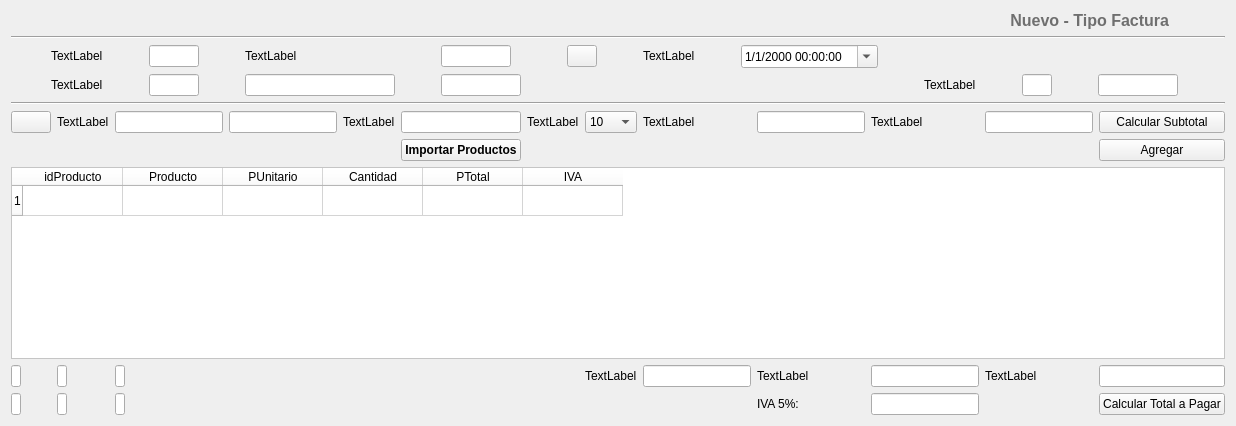
  <widget class="QWidget" name="centralwidget">
   <layout class="QVBoxLayout" name="verticalLayout_2">
    <item>
     <layout class="QVBoxLayout" name="verticalLayout">
      <item>
       <layout class="QHBoxLayout" name="horizontalLayout">
        <item>
         <widget class="QLabel" name="lb_titulo">
          <property name="sizePolicy">
           <sizepolicy hsizetype="Preferred" vsizetype="Fixed">
            <horstretch>0</horstretch>
            <verstretch>0</verstretch>
           </sizepolicy>
          </property>
          <property name="text">
           <string>&lt;html&gt;&lt;head/&gt;&lt;body&gt;&lt;p&gt;&lt;span style=&quot; font-size:12pt; font-weight:600; color:#6f6f6f;&quot;&gt;Nuevo - Tipo Factura&lt;/span&gt;&lt;/p&gt;&lt;/body&gt;&lt;/html&gt;</string>
          </property>
          <property name="alignment">
           <set>Qt::AlignRight|Qt::AlignTrailing|Qt::AlignVCenter</set>
          </property>
         </widget>
        </item>
        <item>
         <widget class="QLabel" name="label_2">
          <property name="sizePolicy">
           <sizepolicy hsizetype="Preferred" vsizetype="Fixed">
            <horstretch>0</horstretch>
            <verstretch>0</verstretch>
           </sizepolicy>
          </property>
          <property name="maximumSize">
           <size>
            <width>50</width>
            <height>50</height>
           </size>
          </property>
          <property name="text">
           <string/>
          </property>
          <property name="pixmap">
           <pixmap>iconos/3592812-document-general-letter-note-office-page-paper_107779.png</pixmap>
          </property>
          <property name="scaledContents">
           <bool>true</bool>
          </property>
         </widget>
        </item>
       </layout>
      </item>
      <item>
       <widget class="Line" name="line">
        <property name="orientation">
         <enum>Qt::Horizontal</enum>
        </property>
       </widget>
      </item>
     </layout>
    </item>
    <item>
     <layout class="QVBoxLayout" name="verticalLayout_8">
      <item>
       <layout class="QGridLayout" name="gridLayout_3">
        <item row="1" column="2">
         <widget class="QLineEdit" name="lineEdit_4">
          <property name="sizePolicy">
           <sizepolicy hsizetype="Fixed" vsizetype="Fixed">
            <horstretch>0</horstretch>
            <verstretch>0</verstretch>
           </sizepolicy>
          </property>
          <property name="minimumSize">
           <size>
            <width>50</width>
            <height>0</height>
           </size>
          </property>
          <property name="maximumSize">
           <size>
            <width>50</width>
            <height>16777215</height>
           </size>
          </property>
          <property name="layoutDirection">
           <enum>Qt::LeftToRight</enum>
          </property>
         </widget>
        </item>
        <item row="0" column="6">
         <widget class="QLabel" name="label_5">
          <property name="sizePolicy">
           <sizepolicy hsizetype="Fixed" vsizetype="Fixed">
            <horstretch>0</horstretch>
            <verstretch>0</verstretch>
           </sizepolicy>
          </property>
          <property name="layoutDirection">
           <enum>Qt::RightToLeft</enum>
          </property>
          <property name="text">
           <string>TextLabel</string>
          </property>
         </widget>
        </item>
        <item row="1" column="8">
         <widget class="QLabel" name="label_9">
          <property name="sizePolicy">
           <sizepolicy hsizetype="Fixed" vsizetype="Fixed">
            <horstretch>0</horstretch>
            <verstretch>0</verstretch>
           </sizepolicy>
          </property>
          <property name="text">
           <string>TextLabel</string>
          </property>
         </widget>
        </item>
        <item row="1" column="10">
         <widget class="QLineEdit" name="lineEdit_11">
          <property name="sizePolicy">
           <sizepolicy hsizetype="Fixed" vsizetype="Fixed">
            <horstretch>0</horstretch>
            <verstretch>0</verstretch>
           </sizepolicy>
          </property>
          <property name="minimumSize">
           <size>
            <width>80</width>
            <height>0</height>
           </size>
          </property>
          <property name="maximumSize">
           <size>
            <width>80</width>
            <height>16777215</height>
           </size>
          </property>
         </widget>
        </item>
        <item row="0" column="7">
         <widget class="QDateTimeEdit" name="dateTimeEdit">
          <property name="sizePolicy">
           <sizepolicy hsizetype="Fixed" vsizetype="Fixed">
            <horstretch>0</horstretch>
            <verstretch>0</verstretch>
           </sizepolicy>
          </property>
          <property name="readOnly">
           <bool>false</bool>
          </property>
          <property name="displayFormat">
           <string>d/M/yyyy HH:mm:ss</string>
          </property>
          <property name="calendarPopup">
           <bool>true</bool>
          </property>
         </widget>
        </item>
        <item row="0" column="4">
         <widget class="QLineEdit" name="lineEdit_3">
          <property name="sizePolicy">
           <sizepolicy hsizetype="Fixed" vsizetype="Fixed">
            <horstretch>0</horstretch>
            <verstretch>0</verstretch>
           </sizepolicy>
          </property>
          <property name="minimumSize">
           <size>
            <width>70</width>
            <height>0</height>
           </size>
          </property>
          <property name="maximumSize">
           <size>
            <width>70</width>
            <height>16777215</height>
           </size>
          </property>
         </widget>
        </item>
        <item row="0" column="1">
         <widget class="QLabel" name="label">
          <property name="sizePolicy">
           <sizepolicy hsizetype="Fixed" vsizetype="Fixed">
            <horstretch>0</horstretch>
            <verstretch>0</verstretch>
           </sizepolicy>
          </property>
          <property name="text">
           <string>TextLabel</string>
          </property>
         </widget>
        </item>
        <item row="0" column="3">
         <widget class="QLabel" name="label_4">
          <property name="sizePolicy">
           <sizepolicy hsizetype="Fixed" vsizetype="Fixed">
            <horstretch>0</horstretch>
            <verstretch>0</verstretch>
           </sizepolicy>
          </property>
          <property name="text">
           <string>TextLabel</string>
          </property>
         </widget>
        </item>
        <item row="0" column="2">
         <widget class="QLineEdit" name="lineEdit">
          <property name="sizePolicy">
           <sizepolicy hsizetype="Fixed" vsizetype="Fixed">
            <horstretch>0</horstretch>
            <verstretch>0</verstretch>
           </sizepolicy>
          </property>
          <property name="minimumSize">
           <size>
            <width>50</width>
            <height>0</height>
           </size>
          </property>
          <property name="maximumSize">
           <size>
            <width>50</width>
            <height>16777215</height>
           </size>
          </property>
         </widget>
        </item>
        <item row="1" column="9">
         <widget class="QLineEdit" name="lineEdit_19">
          <property name="sizePolicy">
           <sizepolicy hsizetype="Fixed" vsizetype="Fixed">
            <horstretch>0</horstretch>
            <verstretch>0</verstretch>
           </sizepolicy>
          </property>
          <property name="minimumSize">
           <size>
            <width>30</width>
            <height>0</height>
           </size>
          </property>
          <property name="maximumSize">
           <size>
            <width>30</width>
            <height>16777215</height>
           </size>
          </property>
         </widget>
        </item>
        <item row="1" column="3">
         <widget class="QLineEdit" name="lineEdit_5">
          <property name="sizePolicy">
           <sizepolicy hsizetype="Fixed" vsizetype="Fixed">
            <horstretch>0</horstretch>
            <verstretch>0</verstretch>
           </sizepolicy>
          </property>
          <property name="minimumSize">
           <size>
            <width>150</width>
            <height>0</height>
           </size>
          </property>
          <property name="maximumSize">
           <size>
            <width>150</width>
            <height>16777215</height>
           </size>
          </property>
          <property name="layoutDirection">
           <enum>Qt::LeftToRight</enum>
          </property>
         </widget>
        </item>
        <item row="1" column="4">
         <widget class="QLineEdit" name="lineEdit_6">
          <property name="sizePolicy">
           <sizepolicy hsizetype="Fixed" vsizetype="Fixed">
            <horstretch>0</horstretch>
            <verstretch>0</verstretch>
           </sizepolicy>
          </property>
          <property name="minimumSize">
           <size>
            <width>80</width>
            <height>0</height>
           </size>
          </property>
          <property name="maximumSize">
           <size>
            <width>80</width>
            <height>16777215</height>
           </size>
          </property>
          <property name="layoutDirection">
           <enum>Qt::LeftToRight</enum>
          </property>
         </widget>
        </item>
        <item row="0" column="5">
         <widget class="QPushButton" name="pushButton">
          <property name="sizePolicy">
           <sizepolicy hsizetype="Fixed" vsizetype="Fixed">
            <horstretch>0</horstretch>
            <verstretch>0</verstretch>
           </sizepolicy>
          </property>
          <property name="minimumSize">
           <size>
            <width>30</width>
            <height>0</height>
           </size>
          </property>
          <property name="maximumSize">
           <size>
            <width>30</width>
            <height>16777215</height>
           </size>
          </property>
          <property name="layoutDirection">
           <enum>Qt::LeftToRight</enum>
          </property>
          <property name="text">
           <string/>
          </property>
          <property name="icon">
           <iconset>
            <normaloff>iconos/file-search_114412.png</normaloff>iconos/file-search_114412.png</iconset>
          </property>
         </widget>
        </item>
        <item row="1" column="1">
         <widget class="QLabel" name="label_6">
          <property name="sizePolicy">
           <sizepolicy hsizetype="Fixed" vsizetype="Fixed">
            <horstretch>0</horstretch>
            <verstretch>0</verstretch>
           </sizepolicy>
          </property>
          <property name="text">
           <string>TextLabel</string>
          </property>
         </widget>
        </item>
       </layout>
      </item>
     </layout>
    </item>
    <item>
     <widget class="Line" name="line_2">
      <property name="orientation">
       <enum>Qt::Horizontal</enum>
      </property>
     </widget>
    </item>
    <item>
     <layout class="QGridLayout" name="gridLayout">
      <item row="3" column="0">
       <widget class="QLineEdit" name="lineEdit_22">
        <property name="sizePolicy">
         <sizepolicy hsizetype="Fixed" vsizetype="Fixed">
          <horstretch>0</horstretch>
          <verstretch>0</verstretch>
         </sizepolicy>
        </property>
        <property name="minimumSize">
         <size>
          <width>10</width>
          <height>0</height>
         </size>
        </property>
        <property name="maximumSize">
         <size>
          <width>10</width>
          <height>16777215</height>
         </size>
        </property>
        <property name="readOnly">
         <bool>true</bool>
        </property>
       </widget>
      </item>
      <item row="0" column="1">
       <widget class="QLabel" name="label_10">
        <property name="text">
         <string>TextLabel</string>
        </property>
       </widget>
      </item>
      <item row="3" column="10">
       <widget class="QLineEdit" name="lineEdit_17"/>
      </item>
      <item row="0" column="2">
       <widget class="QLineEdit" name="lineEdit_12"/>
      </item>
      <item row="1" column="12">
       <widget class="QPushButton" name="pushButton_5">
        <property name="text">
         <string>Agregar</string>
        </property>
       </widget>
      </item>
      <item row="3" column="7">
       <widget class="QLabel" name="label_11">
        <property name="text">
         <string>TextLabel</string>
        </property>
       </widget>
      </item>
      <item row="0" column="12">
       <widget class="QPushButton" name="pushButton_6">
        <property name="text">
         <string>Calcular Subtotal</string>
        </property>
       </widget>
      </item>
      <item row="0" column="5">
       <widget class="QLineEdit" name="lineEdit_20">
        <property name="sizePolicy">
         <sizepolicy hsizetype="Expanding" vsizetype="Fixed">
          <horstretch>0</horstretch>
          <verstretch>0</verstretch>
         </sizepolicy>
        </property>
       </widget>
      </item>
      <item row="3" column="9">
       <widget class="QLabel" name="label_16">
        <property name="text">
         <string>TextLabel</string>
        </property>
       </widget>
      </item>
      <item row="0" column="3">
       <widget class="QLineEdit" name="lineEdit_13"/>
      </item>
      <item row="2" column="0" colspan="13">
       <widget class="QTableWidget" name="tableWidget2">
        <property name="palette">
         <palette>
          <active>
           <colorrole role="WindowText">
            <brush brushstyle="SolidPattern">
             <color alpha="255">
              <red>0</red>
              <green>0</green>
              <blue>0</blue>
             </color>
            </brush>
           </colorrole>
           <colorrole role="Button">
            <brush brushstyle="SolidPattern">
             <color alpha="255">
              <red>255</red>
              <green>255</green>
              <blue>255</blue>
             </color>
            </brush>
           </colorrole>
           <colorrole role="Light">
            <brush brushstyle="SolidPattern">
             <color alpha="255">
              <red>255</red>
              <green>255</green>
              <blue>255</blue>
             </color>
            </brush>
           </colorrole>
           <colorrole role="Midlight">
            <brush brushstyle="SolidPattern">
             <color alpha="255">
              <red>255</red>
              <green>255</green>
              <blue>255</blue>
             </color>
            </brush>
           </colorrole>
           <colorrole role="Dark">
            <brush brushstyle="SolidPattern">
             <color alpha="255">
              <red>127</red>
              <green>127</green>
              <blue>127</blue>
             </color>
            </brush>
           </colorrole>
           <colorrole role="Mid">
            <brush brushstyle="SolidPattern">
             <color alpha="255">
              <red>170</red>
              <green>170</green>
              <blue>170</blue>
             </color>
            </brush>
           </colorrole>
           <colorrole role="Text">
            <brush brushstyle="SolidPattern">
             <color alpha="255">
              <red>0</red>
              <green>0</green>
              <blue>0</blue>
             </color>
            </brush>
           </colorrole>
           <colorrole role="BrightText">
            <brush brushstyle="SolidPattern">
             <color alpha="255">
              <red>255</red>
              <green>255</green>
              <blue>255</blue>
             </color>
            </brush>
           </colorrole>
           <colorrole role="ButtonText">
            <brush brushstyle="SolidPattern">
             <color alpha="255">
              <red>0</red>
              <green>0</green>
              <blue>0</blue>
             </color>
            </brush>
           </colorrole>
           <colorrole role="Base">
            <brush brushstyle="SolidPattern">
             <color alpha="255">
              <red>255</red>
              <green>255</green>
              <blue>255</blue>
             </color>
            </brush>
           </colorrole>
           <colorrole role="Window">
            <brush brushstyle="SolidPattern">
             <color alpha="255">
              <red>255</red>
              <green>255</green>
              <blue>255</blue>
             </color>
            </brush>
           </colorrole>
           <colorrole role="Shadow">
            <brush brushstyle="SolidPattern">
             <color alpha="255">
              <red>0</red>
              <green>0</green>
              <blue>0</blue>
             </color>
            </brush>
           </colorrole>
           <colorrole role="AlternateBase">
            <brush brushstyle="SolidPattern">
             <color alpha="255">
              <red>255</red>
              <green>255</green>
              <blue>255</blue>
             </color>
            </brush>
           </colorrole>
           <colorrole role="ToolTipBase">
            <brush brushstyle="SolidPattern">
             <color alpha="255">
              <red>255</red>
              <green>255</green>
              <blue>220</blue>
             </color>
            </brush>
           </colorrole>
           <colorrole role="ToolTipText">
            <brush brushstyle="SolidPattern">
             <color alpha="255">
              <red>0</red>
              <green>0</green>
              <blue>0</blue>
             </color>
            </brush>
           </colorrole>
           <colorrole role="PlaceholderText">
            <brush brushstyle="SolidPattern">
             <color alpha="128">
              <red>0</red>
              <green>0</green>
              <blue>0</blue>
             </color>
            </brush>
           </colorrole>
          </active>
          <inactive>
           <colorrole role="WindowText">
            <brush brushstyle="SolidPattern">
             <color alpha="255">
              <red>0</red>
              <green>0</green>
              <blue>0</blue>
             </color>
            </brush>
           </colorrole>
           <colorrole role="Button">
            <brush brushstyle="SolidPattern">
             <color alpha="255">
              <red>255</red>
              <green>255</green>
              <blue>255</blue>
             </color>
            </brush>
           </colorrole>
           <colorrole role="Light">
            <brush brushstyle="SolidPattern">
             <color alpha="255">
              <red>255</red>
              <green>255</green>
              <blue>255</blue>
             </color>
            </brush>
           </colorrole>
           <colorrole role="Midlight">
            <brush brushstyle="SolidPattern">
             <color alpha="255">
              <red>255</red>
              <green>255</green>
              <blue>255</blue>
             </color>
            </brush>
           </colorrole>
           <colorrole role="Dark">
            <brush brushstyle="SolidPattern">
             <color alpha="255">
              <red>127</red>
              <green>127</green>
              <blue>127</blue>
             </color>
            </brush>
           </colorrole>
           <colorrole role="Mid">
            <brush brushstyle="SolidPattern">
             <color alpha="255">
              <red>170</red>
              <green>170</green>
              <blue>170</blue>
             </color>
            </brush>
           </colorrole>
           <colorrole role="Text">
            <brush brushstyle="SolidPattern">
             <color alpha="255">
              <red>0</red>
              <green>0</green>
              <blue>0</blue>
             </color>
            </brush>
           </colorrole>
           <colorrole role="BrightText">
            <brush brushstyle="SolidPattern">
             <color alpha="255">
              <red>255</red>
              <green>255</green>
              <blue>255</blue>
             </color>
            </brush>
           </colorrole>
           <colorrole role="ButtonText">
            <brush brushstyle="SolidPattern">
             <color alpha="255">
              <red>0</red>
              <green>0</green>
              <blue>0</blue>
             </color>
            </brush>
           </colorrole>
           <colorrole role="Base">
            <brush brushstyle="SolidPattern">
             <color alpha="255">
              <red>255</red>
              <green>255</green>
              <blue>255</blue>
             </color>
            </brush>
           </colorrole>
           <colorrole role="Window">
            <brush brushstyle="SolidPattern">
             <color alpha="255">
              <red>255</red>
              <green>255</green>
              <blue>255</blue>
             </color>
            </brush>
           </colorrole>
           <colorrole role="Shadow">
            <brush brushstyle="SolidPattern">
             <color alpha="255">
              <red>0</red>
              <green>0</green>
              <blue>0</blue>
             </color>
            </brush>
           </colorrole>
           <colorrole role="AlternateBase">
            <brush brushstyle="SolidPattern">
             <color alpha="255">
              <red>255</red>
              <green>255</green>
              <blue>255</blue>
             </color>
            </brush>
           </colorrole>
           <colorrole role="ToolTipBase">
            <brush brushstyle="SolidPattern">
             <color alpha="255">
              <red>255</red>
              <green>255</green>
              <blue>220</blue>
             </color>
            </brush>
           </colorrole>
           <colorrole role="ToolTipText">
            <brush brushstyle="SolidPattern">
             <color alpha="255">
              <red>0</red>
              <green>0</green>
              <blue>0</blue>
             </color>
            </brush>
           </colorrole>
           <colorrole role="PlaceholderText">
            <brush brushstyle="SolidPattern">
             <color alpha="128">
              <red>0</red>
              <green>0</green>
              <blue>0</blue>
             </color>
            </brush>
           </colorrole>
          </inactive>
          <disabled>
           <colorrole role="WindowText">
            <brush brushstyle="SolidPattern">
             <color alpha="255">
              <red>127</red>
              <green>127</green>
              <blue>127</blue>
             </color>
            </brush>
           </colorrole>
           <colorrole role="Button">
            <brush brushstyle="SolidPattern">
             <color alpha="255">
              <red>255</red>
              <green>255</green>
              <blue>255</blue>
             </color>
            </brush>
           </colorrole>
           <colorrole role="Light">
            <brush brushstyle="SolidPattern">
             <color alpha="255">
              <red>255</red>
              <green>255</green>
              <blue>255</blue>
             </color>
            </brush>
           </colorrole>
           <colorrole role="Midlight">
            <brush brushstyle="SolidPattern">
             <color alpha="255">
              <red>255</red>
              <green>255</green>
              <blue>255</blue>
             </color>
            </brush>
           </colorrole>
           <colorrole role="Dark">
            <brush brushstyle="SolidPattern">
             <color alpha="255">
              <red>127</red>
              <green>127</green>
              <blue>127</blue>
             </color>
            </brush>
           </colorrole>
           <colorrole role="Mid">
            <brush brushstyle="SolidPattern">
             <color alpha="255">
              <red>170</red>
              <green>170</green>
              <blue>170</blue>
             </color>
            </brush>
           </colorrole>
           <colorrole role="Text">
            <brush brushstyle="SolidPattern">
             <color alpha="255">
              <red>127</red>
              <green>127</green>
              <blue>127</blue>
             </color>
            </brush>
           </colorrole>
           <colorrole role="BrightText">
            <brush brushstyle="SolidPattern">
             <color alpha="255">
              <red>255</red>
              <green>255</green>
              <blue>255</blue>
             </color>
            </brush>
           </colorrole>
           <colorrole role="ButtonText">
            <brush brushstyle="SolidPattern">
             <color alpha="255">
              <red>127</red>
              <green>127</green>
              <blue>127</blue>
             </color>
            </brush>
           </colorrole>
           <colorrole role="Base">
            <brush brushstyle="SolidPattern">
             <color alpha="255">
              <red>255</red>
              <green>255</green>
              <blue>255</blue>
             </color>
            </brush>
           </colorrole>
           <colorrole role="Window">
            <brush brushstyle="SolidPattern">
             <color alpha="255">
              <red>255</red>
              <green>255</green>
              <blue>255</blue>
             </color>
            </brush>
           </colorrole>
           <colorrole role="Shadow">
            <brush brushstyle="SolidPattern">
             <color alpha="255">
              <red>0</red>
              <green>0</green>
              <blue>0</blue>
             </color>
            </brush>
           </colorrole>
           <colorrole role="AlternateBase">
            <brush brushstyle="SolidPattern">
             <color alpha="255">
              <red>255</red>
              <green>255</green>
              <blue>255</blue>
             </color>
            </brush>
           </colorrole>
           <colorrole role="ToolTipBase">
            <brush brushstyle="SolidPattern">
             <color alpha="255">
              <red>255</red>
              <green>255</green>
              <blue>220</blue>
             </color>
            </brush>
           </colorrole>
           <colorrole role="ToolTipText">
            <brush brushstyle="SolidPattern">
             <color alpha="255">
              <red>0</red>
              <green>0</green>
              <blue>0</blue>
             </color>
            </brush>
           </colorrole>
           <colorrole role="PlaceholderText">
            <brush brushstyle="SolidPattern">
             <color alpha="128">
              <red>0</red>
              <green>0</green>
              <blue>0</blue>
             </color>
            </brush>
           </colorrole>
          </disabled>
         </palette>
        </property>
        <row>
         <property name="text">
          <string>1</string>
         </property>
        </row>
        <column>
         <property name="text">
          <string>idProducto</string>
         </property>
        </column>
        <column>
         <property name="text">
          <string>Producto</string>
         </property>
        </column>
        <column>
         <property name="text">
          <string>PUnitario</string>
         </property>
        </column>
        <column>
         <property name="text">
          <string>Cantidad</string>
         </property>
        </column>
        <column>
         <property name="text">
          <string>PTotal</string>
         </property>
        </column>
        <column>
         <property name="text">
          <string>IVA</string>
         </property>
        </column>
       </widget>
      </item>
      <item row="3" column="12">
       <widget class="QLineEdit" name="lineEdit_18"/>
      </item>
      <item row="0" column="4">
       <widget class="QLabel" name="label_13">
        <property name="text">
         <string>TextLabel</string>
        </property>
       </widget>
      </item>
      <item row="0" column="11">
       <widget class="QLineEdit" name="lineEdit_21"/>
      </item>
      <item row="0" column="0">
       <widget class="QPushButton" name="pushButton_4">
        <property name="text">
         <string/>
        </property>
        <property name="icon">
         <iconset>
          <normaloff>iconos/file-search_114412.png</normaloff>iconos/file-search_114412.png</iconset>
        </property>
       </widget>
      </item>
      <item row="0" column="8">
       <widget class="QLabel" name="label_15">
        <property name="text">
         <string>TextLabel</string>
        </property>
       </widget>
      </item>
      <item row="0" column="9">
       <widget class="QLineEdit" name="lineEdit_15"/>
      </item>
      <item row="0" column="10">
       <widget class="QLabel" name="label_18">
        <property name="text">
         <string>TextLabel</string>
        </property>
       </widget>
      </item>
      <item row="3" column="11">
       <widget class="QLabel" name="label_17">
        <property name="text">
         <string>TextLabel</string>
        </property>
       </widget>
      </item>
      <item row="3" column="8">
       <widget class="QLineEdit" name="lineEdit_16"/>
      </item>
      <item row="0" column="6">
       <widget class="QLabel" name="label_14">
        <property name="text">
         <string>TextLabel</string>
        </property>
       </widget>
      </item>
      <item row="4" column="12">
       <widget class="QPushButton" name="pushButton_7">
        <property name="text">
         <string>Calcular Total a Pagar</string>
        </property>
       </widget>
      </item>
      <item row="4" column="0">
       <widget class="QLineEdit" name="lineEdit_23">
        <property name="sizePolicy">
         <sizepolicy hsizetype="Fixed" vsizetype="Fixed">
          <horstretch>0</horstretch>
          <verstretch>0</verstretch>
         </sizepolicy>
        </property>
        <property name="maximumSize">
         <size>
          <width>10</width>
          <height>16777215</height>
         </size>
        </property>
       </widget>
      </item>
      <item row="4" column="1">
       <widget class="QLineEdit" name="lineEdit_24">
        <property name="sizePolicy">
         <sizepolicy hsizetype="Fixed" vsizetype="Fixed">
          <horstretch>0</horstretch>
          <verstretch>0</verstretch>
         </sizepolicy>
        </property>
        <property name="maximumSize">
         <size>
          <width>10</width>
          <height>16777215</height>
         </size>
        </property>
       </widget>
      </item>
      <item row="4" column="9">
       <widget class="QLabel" name="label_8">
        <property name="text">
         <string>IVA 5%: </string>
        </property>
       </widget>
      </item>
      <item row="4" column="10">
       <widget class="QLineEdit" name="lineEdit_25"/>
      </item>
      <item row="0" column="7">
       <widget class="QComboBox" name="comboBox">
        <item>
         <property name="text">
          <string>10</string>
         </property>
        </item>
        <item>
         <property name="text">
          <string>5</string>
         </property>
        </item>
        <item>
         <property name="text">
          <string>0</string>
         </property>
        </item>
       </widget>
      </item>
      <item row="3" column="1">
       <widget class="QLineEdit" name="lineEdit_14">
        <property name="maximumSize">
         <size>
          <width>10</width>
          <height>16777215</height>
         </size>
        </property>
       </widget>
      </item>
      <item row="3" column="2">
       <widget class="QLineEdit" name="lineEdit_10">
        <property name="maximumSize">
         <size>
          <width>10</width>
          <height>16777215</height>
         </size>
        </property>
       </widget>
      </item>
      <item row="4" column="2">
       <widget class="QLineEdit" name="lineEdit_26">
        <property name="maximumSize">
         <size>
          <width>10</width>
          <height>16777215</height>
         </size>
        </property>
       </widget>
      </item>
      <item row="1" column="5">
       <widget class="QPushButton" name="aggProd">
        <property name="font">
         <font>
          <pointsize>9</pointsize>
          <weight>75</weight>
          <bold>true</bold>
         </font>
        </property>
        <property name="text">
         <string>Importar Productos</string>
        </property>
       </widget>
      </item>
     </layout>
    </item>
   </layout>
  </widget>
